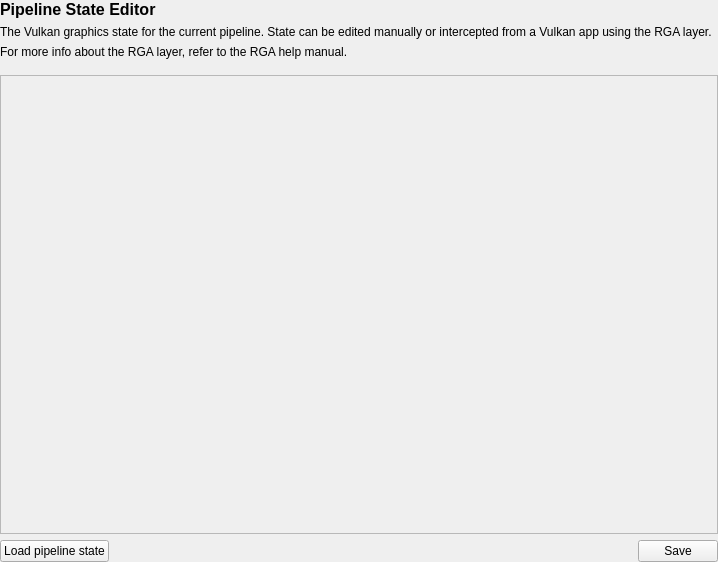
<?xml version="1.0" encoding="UTF-8"?>
<ui version="4.0">
 <class>rgPipelineStateView</class>
 <widget class="QWidget" name="rgPipelineStateView">
  <property name="geometry">
   <rect>
    <x>0</x>
    <y>0</y>
    <width>564</width>
    <height>562</height>
   </rect>
  </property>
  <property name="windowTitle">
   <string>Form</string>
  </property>
  <layout class="QGridLayout" name="gridLayout">
   <property name="leftMargin">
    <number>0</number>
   </property>
   <property name="topMargin">
    <number>0</number>
   </property>
   <property name="rightMargin">
    <number>0</number>
   </property>
   <property name="bottomMargin">
    <number>0</number>
   </property>
   <item row="0" column="0">
    <layout class="QVBoxLayout" name="verticalLayout">
      <property name="bottomMargin">
        <number>10</number>
      </property>
     <item>
      <widget class="QLabel" name="pipelineStateHeaderLabel">
       <property name="minimumSize">
        <size>
         <width>0</width>
         <height>0</height>
        </size>
       </property>
       <property name="font">
        <font>
         <pointsize>12</pointsize>
         <weight>75</weight>
         <bold>true</bold>
        </font>
       </property>
       <property name="text">
        <string>Pipeline State Editor</string>
       </property>
       <property name="alignment">
        <set>Qt::AlignLeading|Qt::AlignLeft|Qt::AlignTop</set>
       </property>
      </widget>
     </item>
     <item>
      <widget class="QLabel" name="labelPipelineType">
       <property name="text">
        <string>The Vulkan graphics state for the current pipeline. State can be edited manually or intercepted from a Vulkan app using the RGA layer.</string>
       </property>
      </widget>
     </item>
     <item>
      <widget class="QLabel" name="label_3">
       <property name="text">
        <string>For more info about the RGA layer, refer to the RGA help manual.</string>
       </property>
      </widget>
     </item>
    </layout>
   </item>
   <item row="1" column="0" colspan="2">
    <widget class="rgPipelineStateTree" name="settingsTree"/>
   </item>
   <item row="2" column="0" colspan="2">
    <layout class="QHBoxLayout" name="horizontalLayout_2">
     <item>
      <widget class="QPushButton" name="loadButton">
       <property name="toolTip">
        <string>Load Vulkan pipeline state from an RGA pipeline state file (.pso).</string>
       </property>
       <property name="text">
        <string>Load pipeline state</string>
       </property>
      </widget>
     </item>
     <item>
      <spacer name="horizontalSpacer">
       <property name="orientation">
        <enum>Qt::Horizontal</enum>
       </property>
       <property name="sizeHint" stdset="0">
        <size>
         <width>40</width>
         <height>20</height>
        </size>
       </property>
      </spacer>
     </item>
     <item>
      <widget class="QPushButton" name="saveButton">
       <property name="text">
        <string>Save</string>
       </property>
      </widget>
     </item>
    </layout>
   </item>
  </layout>
 </widget>
 <customwidgets>
  <customwidget>
   <class>rgPipelineStateTree</class>
   <extends>QScrollArea</extends>
   <header>rgPipelineStateTree.h</header>
   <container>1</container>
  </customwidget>
 </customwidgets>
 <resources/>
 <connections/>
</ui>
